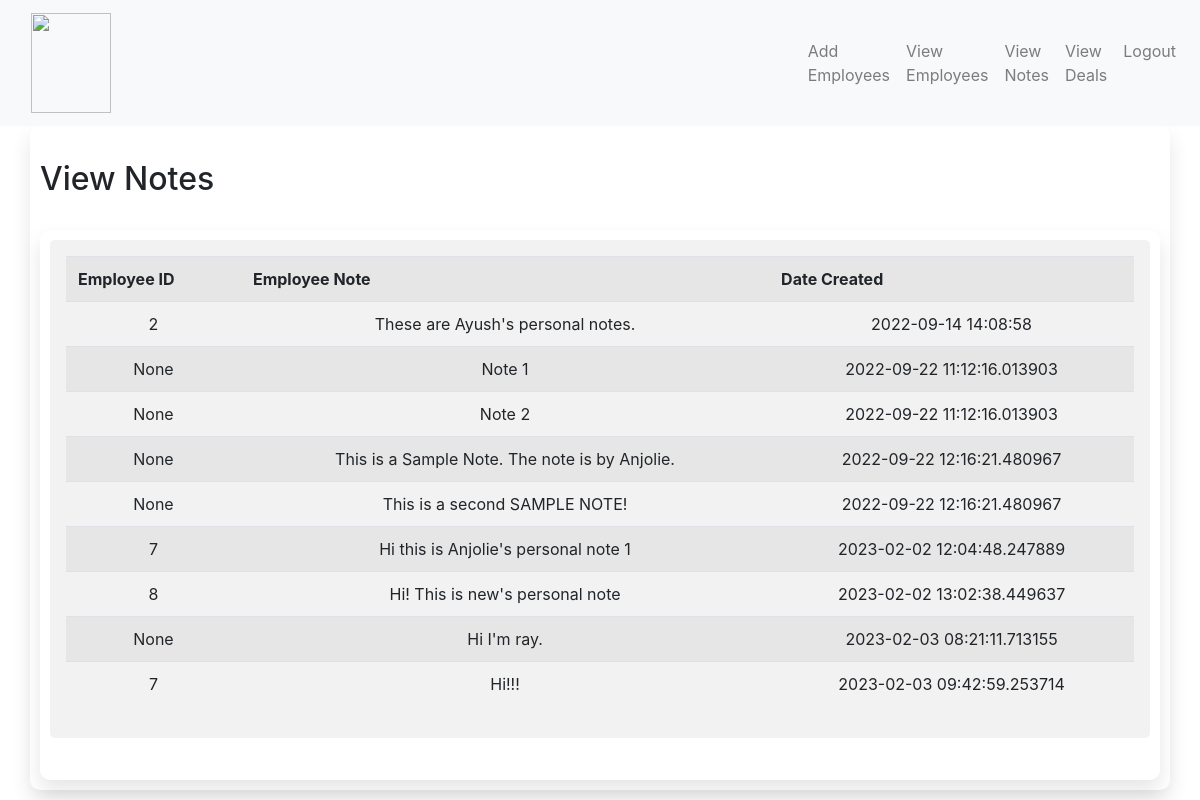
Page /view-notes on the committed database.
### website/models.py (models this page shows)
class Note(db.Model):
    id = db.Column(db.Integer, primary_key=True)
    data = db.Column(db.String(10000))
    date = db.Column(db.DateTime(timezone=True), default=datetime.datetime.now(pytz.timezone('Asia/Calcutta')))
    user_id = db.Column(db.Integer, db.ForeignKey('user.id'))

### website/views.py (the view)
@views.route('/view-notes')
def viewnotes():
    all_data = Note.query.all()
    return render_template('view-notes.html', user=current_user, notes=all_data)

### website/templates/view-notes.html (shortened to what this page needs)
{% extends 'base.html' %} {% include "admin_nav.html" %}
{% block content %}
<head>
</head>
<br>
<h2>View Notes</h2>
<br>
<div class="norm-container">
    <div class="row">
        <div class="col md-12">
            <div class="jumbotron p-3">
                <table class="table table-hover table-striped">
                    <tr>
                        <th>Employee ID</th>
                        <th>Employee Note</th>
                        <th>Date Created</th>
                    </tr>
                   {% for row in notes %}
                    <tr>
                        <td style="text-align:center">{{row.user_id}}</td>
                        <td style="text-align:center">{{row.data}}</td>
                        <td style="text-align:center">{{row.date}}</td>
                    </tr>
                    {% endfor %}
      </div>
      </div>
     </div></table>
   </div>
 </div>
{% endblock %}

### website/templates/base.html (shortened to what this page needs)
<!DOCTYPE html>
<html>
  <head>
    <link rel="stylesheet" href=
"https://stackpath.bootstrapcdn.com/bootstrap/4.4.1/css/bootstrap.min.css"
        integrity=
"sha384-Vkoo8x4CGsO3+Hhxv8T/Q5PaXtkKtu6ug5TOeNV6gBiFeWPGFN9MuhOf23Q9Ifjh"
 />
    <link rel="stylesheet" href=
"https://cdnjs.cloudflare.com/ajax/libs/font-awesome/4.7.0/css/font-awesome.min.css" />
    <link rel="stylesheet" href=
"https://cdnjs.cloudflare.com/ajax/libs/font-awesome/4.7.0/css/font-awesome.min.css" />
    <link rel="stylesheet" type="text/css" href="{{ url_for('static', filename='style.css') }}">
  </head>
  <body>
    <div class="norm-container">{% block content %} {% endblock %}</div>
  </body>
</html>

### website/templates/admin_nav.html (shortened to what this page needs)
<head>
    <link rel="stylesheet" href=
"https://stackpath.bootstrapcdn.com/bootstrap/4.4.1/css/bootstrap.min.css"
        integrity=
"sha384-Vkoo8x4CGsO3+Hhxv8T/Q5PaXtkKtu6ug5TOeNV6gBiFeWPGFN9MuhOf23Q9Ifjh"
 />
    <link rel="stylesheet" href=
"https://cdnjs.cloudflare.com/ajax/libs/font-awesome/4.7.0/css/font-awesome.min.css" />
    <link rel="stylesheet" href=
"https://cdnjs.cloudflare.com/ajax/libs/font-awesome/4.7.0/css/font-awesome.min.css" />
  </head>
<nav class="navbar navbar-expand-lg navbar-light bg-light">
    <div class="container">
        <a class="navbar-brand" href="#">
            <img src= "https://winpeforum.com/assets/elements/Arpwood_250x250.png"
                 width="80" height="100" alt="" />
        </a>
    </div>
    <div class="collapse navbar-collapse" id="navbar">
        <div class="navbar-nav">
            <a class="nav-item nav-link" id="home" href="/admin-home">Add Employees</a>
            <a class="nav-item nav-link" id="employeelogin" href="/view-employees">View Employees</a>
            <a class="nav-item nav-link" id="viewnotes" href="/view-notes">View Notes</a>
            <a class="nav-item nav-link" id="adminviewdeals" href="/admin-viewdeals">View Deals</a>
            <a class="nav-item nav-link" id="logout" href="/logout">Logout</a>
        </div>
    </div>
</nav>

### website/static/style.css (style rules this page uses)
.norm-container { padding: 10px; background-color: #ffffff; border-radius: 10px; box-shadow: 0 10px 20px rgba(0, 0, 0, 0.1); margin-top: 50px; max-width: 1140px; margin:auto }
.jumbotron { background-color: #F2F2F2; }

### rows in the picture
Note: user_id "2", data "These are Ayush's personal notes.", date "2022-09-14 14:08:58"
Note: user_id "None", data "Note 1", date "2022-09-22 11:12:16.013903"
Note: user_id "None", data "Note 2", date "2022-09-22 11:12:16.013903"
Note: user_id "None", data "This is a Sample Note. The note is by Anjolie.", date "2022-09-22 12:16:21.480967"
Note: user_id "None", data "This is a second SAMPLE NOTE!", date "2022-09-22 12:16:21.480967"
Note: user_id "7", data "Hi this is Anjolie's personal note 1", date "2023-02-02 12:04:48.247889"
Note: user_id "8", data "Hi! This is new's personal note", date "2023-02-02 13:02:38.449637"
Note: user_id "None", data "Hi I'm ray.", date "2023-02-03 08:21:11.713155"
Note: user_id "7", data "Hi!!!", date "2023-02-03 09:42:59.253714"
